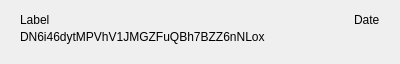
<?xml version="1.0" encoding="UTF-8"?>
<ui version="4.0">
 <class>MyAddressRow</class>
 <widget class="QWidget" name="MyAddressRow">
  <property name="geometry">
   <rect>
    <x>0</x>
    <y>0</y>
    <width>400</width>
    <height>60</height>
   </rect>
  </property>
  <property name="windowTitle">
   <string>Form</string>
  </property>
  <layout class="QVBoxLayout" name="verticalLayout">
   <property name="spacing">
    <number>0</number>
   </property>
   <property name="leftMargin">
    <number>20</number>
   </property>
   <property name="topMargin">
    <number>10</number>
   </property>
   <property name="rightMargin">
    <number>20</number>
   </property>
   <property name="bottomMargin">
    <number>20</number>
   </property>
   <item>
    <layout class="QHBoxLayout" name="horizontalLayout">
     <item>
      <widget class="QLabel" name="labelName">
       <property name="text">
        <string notr="true">Label</string>
       </property>
      </widget>
     </item>
     <item>
      <spacer name="horizontalSpacer">
       <property name="orientation">
        <enum>Qt::Horizontal</enum>
       </property>
       <property name="sizeHint" stdset="0">
        <size>
         <width>40</width>
         <height>20</height>
        </size>
       </property>
      </spacer>
     </item>
     <item>
      <widget class="QLabel" name="labelDate">
       <property name="text">
        <string notr="true">Date</string>
       </property>
      </widget>
     </item>
    </layout>
   </item>
   <item>
    <widget class="QLabel" name="labelAddress">
     <property name="text">
      <string notr="true">DN6i46dytMPVhV1JMGZFuQBh7BZZ6nNLox</string>
     </property>
    </widget>
   </item>
  </layout>
 </widget>
 <resources/>
 <connections/>
</ui>
